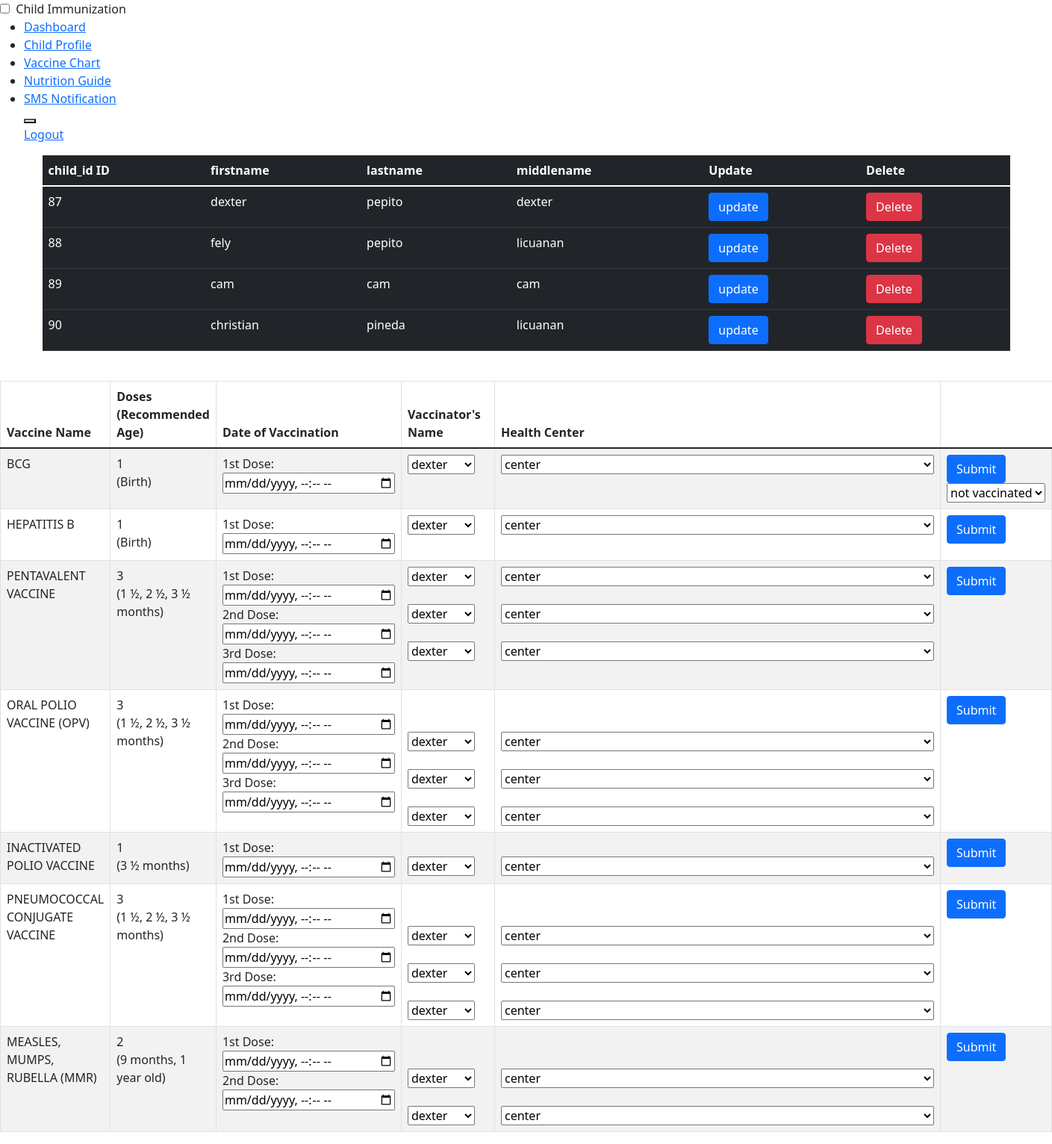
Screenshot of /vaccine_chart.php with the database file from the repository.
### tables this page shows
CREATE TABLE `child_tbl` (
  `child_id` int(11) NOT NULL,
  `parent_id` int(11) NOT NULL,
  `firstname` varchar(50) NOT NULL,
  `lastname` varchar(50) NOT NULL,
  `middlename` varchar(50) NOT NULL,
  `dateofbirth` date NOT NULL,
  `placeofbirth` varchar(100) NOT NULL,
  `address` varchar(50) NOT NULL,
  `fathername` varchar(50) NOT NULL,
  `mothername` varchar(50) NOT NULL,
  `birthheight` int(11) NOT NULL,
  `birthweight` int(11) NOT NULL,
  `sex` varchar(50) NOT NULL
);

### vaccine_chart.php (the view, shortened to what the rows shown need)
<?php
include "PHP/connection.php";
?>
<!DOCTYPE html>
<html lang="en">
<head>
    <link href="https://cdn.jsdelivr.net/npm/bootstrap@5.1.3/dist/css/bootstrap.min.css" rel="stylesheet">
</head>
<body>
    <div class="container">
    <table id="example" class="table table-dark" style="width:100%">
        <thead>
            <tr>
                <th>child_id ID</th>
                <th>firstname</th>
                <th>lastname</th>
                <th>middlename</th>
                <th>Update</th>
                <th>Delete</th>
            </tr>
        </thead>
        <tbody>
            <?php
            $sql = "SELECT * FROM child_tbl";
            $stmt = $con->prepare($sql);
            $stmt->execute();
            $result = $stmt->get_result();
            while ($row = $result->fetch_assoc()) { ?>
            <tr>
                <td><?php echo $row['child_id']; ?></td>
                <td><?php echo $row['firstname']; ?></td>
                <td><?php echo $row['lastname']; ?></td>
                <td><?php echo $row['middlename']; ?></td>
                <td><button type="button" class="btn btn-primary editbtn">
               update
                </button></td>
                <td>
                <form action="PHP/delete.php" method="POST">
                    <button type="submit" name="delete_btn" class="btn btn-danger"><a href="PHP/delete.php"></a>Delete</button>
                </form>
                </td>
            </tr>
            <?php }
            ?>
        </tbody>
    </table>
</div>
          <table id="example" class="table table-striped table-bordered dt-responsive nowrap" style="width:100%">
            <thead>
                <tr>
                    <th style="width: 10%;">Vaccine Name</th>
                    <th style="width: 10%;">Doses <br> (Recommended Age)</th>
                    <th style="width: 15%;">Date of Vaccination</th>
                    <th style="width: 10%;">Vaccinator's Name</th>
                    <th style="width: 10%;">Health Center</th>
                </tr>
            </thead>
              </table>
</body>
</html>

### rows the page displays
child_tbl: child_id "87", firstname "dexter", lastname "pepito", middlename "dexter"
child_tbl: child_id "88", firstname "fely", lastname "pepito", middlename "licuanan"
child_tbl: child_id "89", firstname "cam", lastname "cam", middlename "cam"
child_tbl: child_id "90", firstname "christian", lastname "pineda", middlename "licuanan"

### other values shown
form field bcgvaccinatorname "dexter"
form field bcghealthcenter "center"
form field hepatitisvaccinatorname "dexter"
form field hepatitishealthcenter "center"
form field pentavalentvaccinatorname1st "dexter"
form field pentavalentvaccinatorname2nd "dexter"
form field pentavalentvaccinatorname3rd "dexter"
form field pentavalenthealthcenter1st "center"
form field pentavalenthealthcenter2nd "center"
form field pentavalenthealthcenter3rd "center"
form field opvvaccinatorname1st "dexter"
form field opvvaccinatorname2nd "dexter"
form field opvvaccinatorname3rd "dexter"
form field opvhealthcenter1st "center"
form field opvhealthcenter2nd "center"
